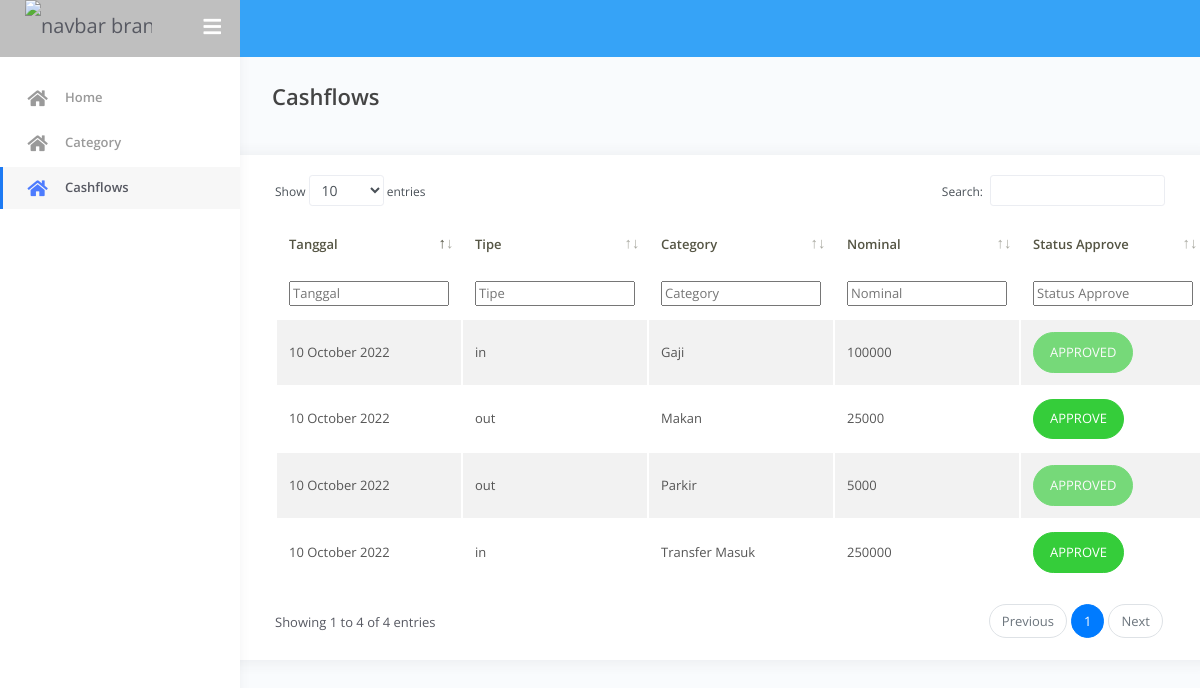
The page /index.php/cashflow on the database its author committed.
### tables this page shows
CREATE TABLE IF NOT EXISTS `cashflow` (
  `cashflow_id` int(11) NOT NULL AUTO_INCREMENT,
  `category_id` int(11) NOT NULL,
  `tipe` enum('in','out') NOT NULL,
  `category_name` varchar(255) NOT NULL,
  `nominal` bigint(20) NOT NULL DEFAULT 0,
  `keterangan` varchar(255) NOT NULL,
  `created_date` datetime NOT NULL,
  `approved_date` datetime DEFAULT NULL,
  `is_approved` tinyint(4) NOT NULL DEFAULT 0,
  `is_deleted` tinyint(4) NOT NULL DEFAULT 0,
  `deleted_date` datetime DEFAULT NULL,
  `last_updated_date` datetime NOT NULL,
  PRIMARY KEY (`cashflow_id`)
);

### application/controllers/Cashflow.php (called while the page is built, shortened)
<?php
class Cashflow extends CI_Controller {
    public function __construct()
    {
        $this->load->helper('url');
        $this->load->library('session');
        $this->load->helper('form');
        $this->load->model('Category_model','category');
        $this->load->model('Cashflow_model','cashflow');
    }
    public function index(){
        $now = date('Y-m-d');
        $firstdate = date('Y-01-01');
        $from = $this->input->get('from');
        $to = $this->input->get('to');
        if($from==null){
            $from=$firstdate;
        }
        if($to==null){
            $to = $now;
        }
        $data['start_date'] = $from;
        $data['end_date'] = $to;
        $data['cashflows'] = $this->cashflow->getCashFlow($from,$to);
        $data['halaman'] = 'cashflow';
        $this->load->view('templates/header',$data);
        $this->load->view('templates/navbar');
        $this->load->view('pages/cashflow/cashflow');
        $this->load->view('templates/sidebar');
        $this->load->view('pages/cashflow/footer');
    }
}

### index.php (called while the page is built, shortened)
<?php
require_once BASEPATH.'core/CodeIgniter.php';

### application/models/Cashflow_model.php (called while the page is built, shortened)
<?php
class Cashflow_model extends CI_Model {
    public function getCashFlow($from,$to){
        $sql = "SELECT *
        from cashflow c
        where c.is_deleted=0
        and c.created_date between '".$from." 00:00:01' and '".$to." 23:59:59'";
        $query = $this->db->query($sql);
        return $query->result();
    }
}

### application/views/pages/cashflow/cashflow.php (the view, shortened to what this page needs)
<div class="main-panel">
    <div class="content">
        <div class="page-inner">
            <div class="page-header">
                <h4 class="page-title">Cashflows</h4>
            </div>
        </div>
            <div class="row">
                <div class="card col-xs-12 col-sm-12 col-md-12 col-lg-12 col-xl-12">
                    <div class="card-body">
                        <table class="display table table-striped" id="cashflow-datatables">
                            <thead>
                                <th>Tanggal</th>
                                <th>Tipe</th>
                                <th>Category</th>
                                <th>Nominal</th>
                                <th>Status Approve</th>
                            </thead>
                            <tbody>
                                <?php foreach($cashflows as $cashflow){
                                ?>
                                    <tr>
                                        <td><?php echo date('d F Y',strtotime($cashflow->created_date)); ?></td>
                                        <td><?php echo $cashflow->tipe; ?></td>
                                        <td><?php echo $cashflow->category_name; ?></td>
                                        <td><?php echo $cashflow->nominal; ?></td>
                                        <td>
                                            <?php if($cashflow->is_approved==1){ ?>
                                                <button class="btn btn-success btn-round" disabled>APPROVED</button>
                                            <?php }?>
                                            <?php if($cashflow->is_approved==0){ ?>
                                                <form method="post" action="<?php echo base_url();?>Cashflow/approve">
                                                    <input type="submit" class="btn btn-success btn-round" value="APPROVE"></button>
                                                </form>
                                            <?php }?>
                                        </td>
                                    </tr>
                                <?php
                                } ?>
                            </tbody>
                        </table>
                    </div>
                </div>
            </div>
    </div>
</div>

### rows shown on the page
cashflow: created_date "10 October 2022", tipe "in", category_name "Gaji", nominal "100000", is_approved "APPROVED"
cashflow: created_date "10 October 2022", tipe "out", category_name "Makan", nominal "25000"
cashflow: created_date "10 October 2022", tipe "out", category_name "Parkir", nominal "5000", is_approved "APPROVED"
cashflow: created_date "10 October 2022", tipe "in", category_name "Transfer Masuk", nominal "250000"
